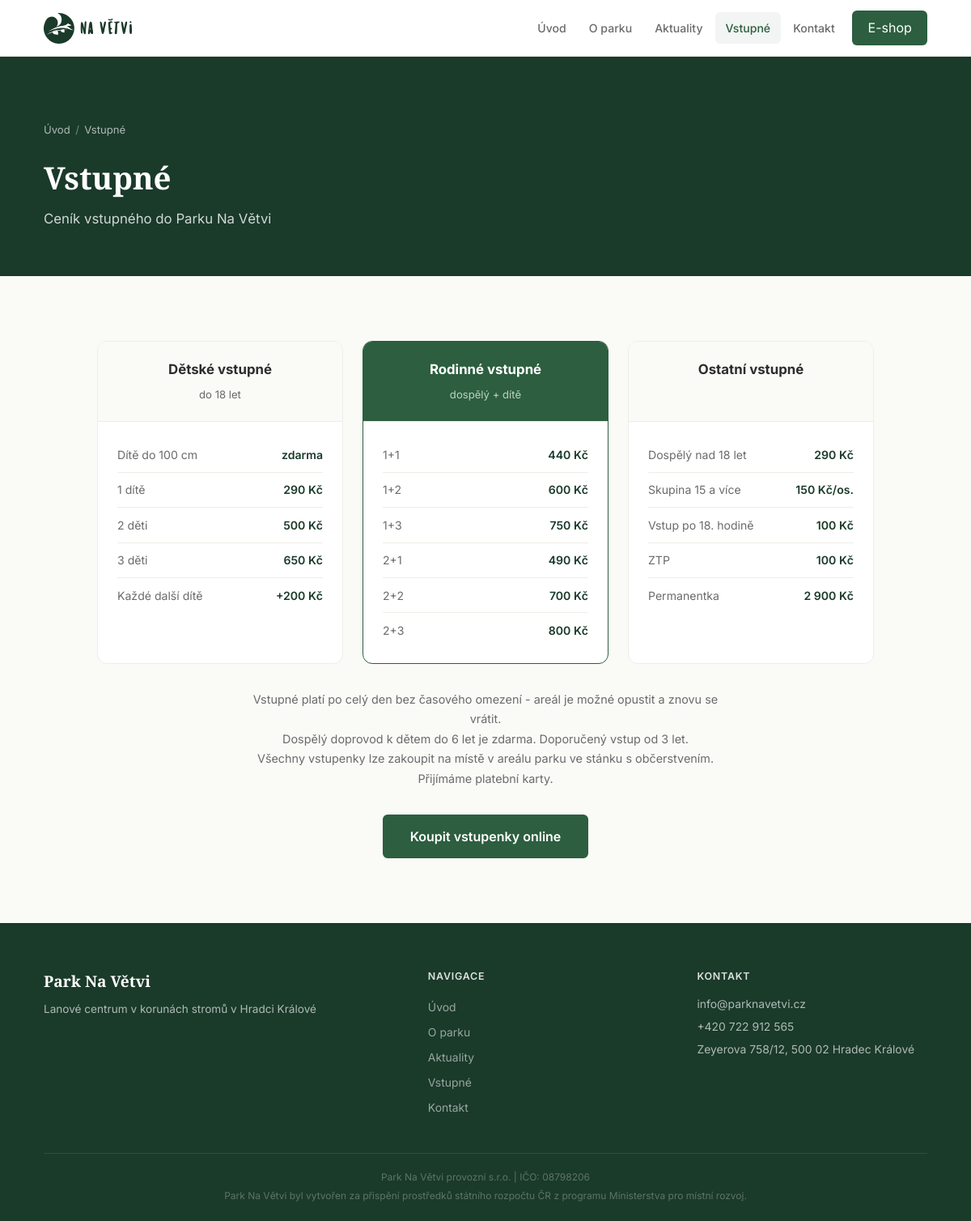
The app's page /vstupne with its own data.
### tables this page shows
CREATE TABLE settings (
            key TEXT PRIMARY KEY,
            value TEXT NOT NULL
        );

CREATE TABLE pricing_items (
            id INTEGER PRIMARY KEY AUTOINCREMENT,
            category TEXT NOT NULL,
            category_note TEXT,
            label TEXT NOT NULL,
            price TEXT NOT NULL,
            sort_order INTEGER DEFAULT 0,
            featured INTEGER DEFAULT 0,
            published INTEGER DEFAULT 1,
            created_at TIMESTAMP DEFAULT CURRENT_TIMESTAMP
        );

### app.py (the view)
@app.route("/vstupne")
def pricing():
    settings = db.get_settings()
    pricing_groups = group_pricing_items(db.get_pricing_items(published_only=True))
    return render_template("pricing.html", settings=settings, pricing_groups=pricing_groups)

### app.py (called while the page is built)
def group_pricing_items(items):
    groups = []
    by_category = {}
    for item in items:
        key = item["category"]
        if key not in by_category:
            by_category[key] = {
                "category": item["category"],
                "category_note": item.get("category_note", ""),
                "featured": item.get("featured", 0),
                "prices": [],
            }
            groups.append(by_category[key])
        if item.get("featured"):
            by_category[key]["featured"] = 1
        if item.get("category_note"):
            by_category[key]["category_note"] = item["category_note"]
        by_category[key]["prices"].append(item)
    return groups

### database.py (called while the page is built)
def get_db():
    conn = sqlite3.connect(DB_PATH)
    conn.row_factory = sqlite3.Row
    conn.execute("PRAGMA journal_mode=WAL")
    return conn

def get_settings():
    conn = get_db()
    rows = conn.execute("SELECT key, value FROM settings").fetchall()
    conn.close()
    return {row["key"]: row["value"] for row in rows}

def get_pricing_items(published_only=True):
    conn = get_db()
    query = "SELECT * FROM pricing_items"
    if published_only:
        query += " WHERE published = 1"
    query += " ORDER BY sort_order ASC, id ASC"
    rows = conn.execute(query).fetchall()
    conn.close()
    return [dict(row) for row in rows]

### templates/pricing.html (shortened to what this page needs)
{% extends "base.html" %}
{% block content %}
<section class="page-hero">
    <div class="container">
        <div class="breadcrumb"><a href="{{ url_for('index') }}">Úvod</a> <span>/</span> {{ settings.get('pricing_page_title', 'Vstupné') }}</div>
        <h1>{{ settings.get('pricing_page_title', 'Vstupné') }}</h1>
        <p>{{ settings.get('pricing_page_subtitle', '') }}</p>
    </div>
</section>
<section class="section">
    <div class="container">
        <div class="pricing-grid">
            {% for group in pricing_groups %}
            <div class="pricing-card {% if group.featured %}pricing-card-featured{% endif %}">
                <div class="pricing-header">
                    <h3>{{ group.category }}</h3>
                    <span class="pricing-note">{{ group.category_note or '&nbsp;'|safe }}</span>
                </div>
                <ul class="pricing-list">
                    {% for item in group.prices %}
                    <li><span>{{ item.label }}</span><strong>{{ item.price }}</strong></li>
                    {% endfor %}
                </ul>
            </div>
            {% endfor %}
        </div>
        <div class="pricing-info">
            {% for paragraph in settings.get('pricing_info_text', '').split('\n') %}
            {% if paragraph %}<p>{{ paragraph }}</p>{% endif %}
            {% endfor %}
        </div>
        <div class="text-center mt-2">
            <a href="{{ url_for('eshop') }}" class="btn btn-primary btn-lg">{{ settings.get('pricing_button_text', 'Koupit vstupenky online') }}</a>
        </div>
    </div>
</section>
{% endblock %}

### templates/base.html (shortened to what this page needs)
<!DOCTYPE html>
<html lang="cs">
<head>
    <link rel="stylesheet" href="{{ url_for('static', filename='css/style.css') }}">
</head>
<body>
<header class="site-header" id="header">
    <div class="container header-inner">
        <a href="{{ url_for('index') }}" class="logo">
            <img src="{{ url_for('static', filename='images/logo/logo-dark.svg') }}" alt="Park Na Větvi">
        </a>
        <nav class="main-nav" id="mainNav">
            <a href="{{ url_for('index') }}" class="nav-link {% if request.endpoint == 'index' %}active{% endif %}">Úvod</a>
            <a href="{{ url_for('about') }}" class="nav-link {% if request.endpoint == 'about' %}active{% endif %}">O parku</a>
            <a href="{{ url_for('news_list') }}" class="nav-link {% if request.endpoint == 'news_list' %}active{% endif %}">Aktuality</a>
            <a href="{{ url_for('pricing') }}" class="nav-link {% if request.endpoint == 'pricing' %}active{% endif %}">Vstupné</a>
            <a href="{{ url_for('contact') }}" class="nav-link {% if request.endpoint == 'contact' %}active{% endif %}">Kontakt</a>
            <a href="{{ url_for('eshop') }}" class="nav-cta">E-shop</a>
        </nav>
    </div>
</header>
{% block content %}{% endblock %}
<footer class="site-footer">
    <div class="container">
        <div class="footer-grid">
            <div class="footer-brand">
                <span class="logo-text">Park Na Větvi</span>
                <p>{{ settings.get('site_subtitle', '') }}</p>
            </div>
            <div class="footer-links">
                <h4>Navigace</h4>
                <a href="{{ url_for('index') }}">Úvod</a>
                <a href="{{ url_for('about') }}">O parku</a>
                <a href="{{ url_for('news_list') }}">Aktuality</a>
                <a href="{{ url_for('pricing') }}">Vstupné</a>
                <a href="{{ url_for('contact') }}">Kontakt</a>
            </div>
            <div class="footer-contact">
                <h4>Kontakt</h4>
                <p>{{ settings.get('email', '') }}</p>
                <p>{{ settings.get('phone', '') }}</p>
                <p>{{ settings.get('address', '') }}</p>
            </div>
        </div>
        <div class="footer-bottom">
            <p>{{ settings.get('company_name', '') }} | IČO: {{ settings.get('ico', '') }}</p>
            <p>Park Na Větvi byl vytvořen za přispění prostředků státního rozpočtu ČR z programu Ministerstva pro místní rozvoj.</p>
        </div>
    </div>
</footer>
</body>
</html>

### records on screen
settings: get "Vstupné"
settings: get "Ceník vstupného do Parku Na Větvi"
pricing_items: category "Dětské vstupné", label "Dítě do 100 cm", price "zdarma"
pricing_items: category_note "do 18 let", label "Každé další dítě", price "+200 Kč"
pricing_items: label "1 dítě", price "290 Kč"
pricing_items: label "2 děti", price "500 Kč"
pricing_items: label "3 děti", price "650 Kč"
pricing_items: category "Rodinné vstupné", label "1+1", price "440 Kč"
pricing_items: category_note "dospělý + dítě", label "2+3", price "800 Kč"
pricing_items: label "1+2", price "600 Kč"
pricing_items: label "1+3", price "750 Kč"
pricing_items: label "2+1", price "490 Kč"
pricing_items: label "2+2", price "700 Kč"
pricing_items: category "Ostatní vstupné", label "Dospělý nad 18 let", price "290 Kč"
pricing_items: label "Skupina 15 a více", price "150 Kč/os."
pricing_items: label "Vstup po 18. hodině", price "100 Kč"
pricing_items: label "ZTP", price "100 Kč"
pricing_items: label "Permanentka", price "2 900 Kč"
settings: get "Koupit vstupenky online"
settings: get "Lanové centrum v korunách stromů v Hradci Králové"
settings: get "info@parknavetvi.cz"
settings: get "+420 722 912 565"
settings: get "Zeyerova 758/12, 500 02 Hradec Králové"
settings: get "Park Na Větvi provozní s.r.o."
settings: get "08798206"

### other values on screen
{{ paragraph }} "Vstupné platí po celý den bez časového omezení - areál je možné opustit a znovu se vrátit." "Dospělý doprovod k dětem do 6 let je zdarma. Doporučený vstup od 3 let." "Všechny vstupenky lze zakoupit na místě v areálu parku ve stánku s občerstvením. Přijímáme platební karty."
